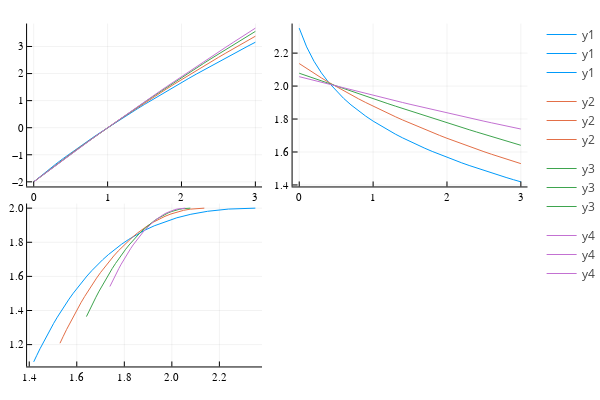

This figure's notebook cell:
### Code cell
p1 = plot(q, τ, legend = false)
p2 = plot(q, α, legend = false)
p3 = plot(α, f_α)
p4 = plot(p1, p2, p3)

### Figure 1 — Plotly figure (JSON) as saved in the notebook; plotly's stock layout.template omitted (floating-point values rounded to 4 significant figures)
{"data": [{"colorbar": {"title": ""}, "legendgroup": "y1", "line": {"color": "rgba(0, 154, 250, 1.000)", "dash": "solid", "shape": "linear", "width": 1}, "mode": "lines", "name": "y1", "showlegend": true, "type": "scatter", "x": [0, 0.1, 0.2, 0.3, 0.4, 0.5, 0.6, 0.7, 0.8, 0.9, 1, 1.1, 1.2, 1.3, 1.4, 1.5, 1.6, 1.7, 1.8, 1.9, 2, 2.1, 2.2, 2.3, 2.4, 2.5, 2.6, 2.7, 2.8, 2.9, 3], "xaxis": "x1", "y": [-2, -1.771, -1.552, -1.34, -1.135, -0.9357, -0.7409, -0.5504, -0.3636, -0.1802, -5.676e-17, 0.1773, 0.3519, 0.524, 0.6937, 0.8612, 1.026, 1.19, 1.351, 1.51, 1.668, 1.824, 1.978, 2.131, 2.282, 2.431, 2.579, 2.726, 2.871, 3.015, 3.158], "yaxis": "y1", "zmax": null, "zmin": null}, {"colorbar": {"title": ""}, "legendgroup": "y2", "line": {"color": "rgba(227, 111, 71, 1.000)", "dash": "solid", "shape": "linear", "width": 1}, "mode": "lines", "name": "y2", "showlegend": true, "type": "scatter", "x": [0, 0.1, 0.2, 0.3, 0.4, 0.5, 0.6, 0.7, 0.8, 0.9, 1, 1.1, 1.2, 1.3, 1.4, 1.5, 1.6, 1.7, 1.8, 1.9, 2, 2.1, 2.2, 2.3, 2.4, 2.5, 2.6, 2.7, 2.8, 2.9, 3], "xaxis": "x1", "y": [-2, -1.788, -1.579, -1.372, -1.169, -0.9678, -0.7695, -0.5736, -0.3801, -0.1889, 0, 0.1867, 0.3712, 0.5537, 0.7341, 0.9126, 1.089, 1.264, 1.436, 1.607, 1.777, 1.944, 2.11, 2.274, 2.437, 2.597, 2.757, 2.915, 3.071, 3.226, 3.38], "yaxis": "y1", "zmax": null, "zmin": null}, {"colorbar": {"title": ""}, "legendgroup": "y3", "line": {"color": "rgba(62, 164, 78, 1.000)", "dash": "solid", "shape": "linear", "width": 1}, "mode": "lines", "name": "y3", "showlegend": true, "type": "scatter", "x": [0, 0.1, 0.2, 0.3, 0.4, 0.5, 0.6, 0.7, 0.8, 0.9, 1, 1.1, 1.2, 1.3, 1.4, 1.5, 1.6, 1.7, 1.8, 1.9, 2, 2.1, 2.2, 2.3, 2.4, 2.5, 2.6, 2.7, 2.8, 2.9, 3], "xaxis": "x1", "y": [-2.0, -1.793, -1.588, -1.384, -1.181, -0.9807, -0.7815, -0.5838, -0.3877, -0.1931, -9.643e-17, 0.1916, 0.3817, 0.5703, 0.7574, 0.943, 1.127, 1.31, 1.491, 1.671, 1.85, 2.027, 2.202, 2.376, 2.549, 2.721, 2.891, 3.059, 3.227, 3.393, 3.558], "yaxis": "y1", "zmax": null, "zmin": null}, {"colorbar": {"title": ""}, "legendgroup": "y4", "line": {"color": "rgba(195, 113, 210, 1.000)", "dash": "solid", "shape": "linear", "width": 1}, "mode": "lines", "name": "y4", "showlegend": true, "type": "scatter", "x": [0, 0.1, 0.2, 0.3, 0.4, 0.5, 0.6, 0.7, 0.8, 0.9, 1, 1.1, 1.2, 1.3, 1.4, 1.5, 1.6, 1.7, 1.8, 1.9, 2, 2.1, 2.2, 2.3, 2.4, 2.5, 2.6, 2.7, 2.8, 2.9, 3], "xaxis": "x1", "y": [-2, -1.795, -1.591, -1.388, -1.186, -0.9858, -0.7864, -0.5881, -0.391, -0.1949, 0, 0.1938, 0.3866, 0.5782, 0.7688, 0.9583, 1.147, 1.334, 1.52, 1.706, 1.89, 2.073, 2.255, 2.436, 2.617, 2.796, 2.974, 3.151, 3.328, 3.503, 3.677], "yaxis": "y1", "zmax": null, "zmin": null}, {"colorbar": {"title": ""}, "legendgroup": "y1", "line": {"color": "rgba(0, 154, 250, 1.000)", "dash": "solid", "shape": "linear", "width": 1}, "mode": "lines", "name": "y1", "showlegend": true, "type": "scatter", "x": [0, 0.1, 0.2, 0.3, 0.4, 0.5, 0.6, 0.7, 0.8, 0.9, 1, 1.1, 1.2, 1.3, 1.4, 1.5, 1.6, 1.7, 1.8, 1.9, 2, 2.1, 2.2, 2.3, 2.4, 2.5, 2.6, 2.7, 2.8, 2.9, 3], "xaxis": "x2", "y": [2.351, 2.238, 2.151, 2.08, 2.021, 1.97, 1.926, 1.886, 1.85, 1.818, 1.787, 1.759, 1.733, 1.709, 1.686, 1.664, 1.643, 1.623, 1.604, 1.585, 1.568, 1.55, 1.534, 1.518, 1.503, 1.488, 1.473, 1.459, 1.445, 1.432, 1.419], "yaxis": "y2", "zmax": null, "zmin": null}, {"colorbar": {"title": ""}, "legendgroup": "y2", "line": {"color": "rgba(227, 111, 71, 1.000)", "dash": "solid", "shape": "linear", "width": 1}, "mode": "lines", "name": "y2", "showlegend": true, "type": "scatter", "x": [0, 0.1, 0.2, 0.3, 0.4, 0.5, 0.6, 0.7, 0.8, 0.9, 1, 1.1, 1.2, 1.3, 1.4, 1.5, 1.6, 1.7, 1.8, 1.9, 2, 2.1, 2.2, 2.3, 2.4, 2.5, 2.6, 2.7, 2.8, 2.9, 3], "xaxis": "x2", "y": [2.137, 2.106, 2.077, 2.049, 2.022, 1.996, 1.971, 1.947, 1.923, 1.9, 1.878, 1.856, 1.835, 1.814, 1.794, 1.775, 1.755, 1.737, 1.719, 1.701, 1.683, 1.666, 1.65, 1.633, 1.617, 1.602, 1.587, 1.572, 1.557, 1.543, 1.529], "yaxis": "y2", "zmax": null, "zmin": null}, {"colorbar": {"title": ""}, "legendgroup": "y3", "line": {"color": "rgba(62, 164, 78, 1.000)", "dash": "solid", "shape": "linear", "width": 1}, "mode": "lines", "name": "y3", "showlegend": true, "type": "scatter", "x": [0, 0.1, 0.2, 0.3, 0.4, 0.5, 0.6, 0.7, 0.8, 0.9, 1, 1.1, 1.2, 1.3, 1.4, 1.5, 1.6, 1.7, 1.8, 1.9, 2, 2.1, 2.2, 2.3, 2.4, 2.5, 2.6, 2.7, 2.8, 2.9, 3], "xaxis": "x2", "y": [2.078, 2.062, 2.046, 2.031, 2.015, 2.0, 1.984, 1.969, 1.954, 1.938, 1.923, 1.908, 1.893, 1.879, 1.864, 1.849, 1.835, 1.82, 1.806, 1.791, 1.777, 1.763, 1.749, 1.735, 1.721, 1.708, 1.694, 1.681, 1.667, 1.654, 1.641], "yaxis": "y2", "zmax": null, "zmin": null}, {"colorbar": {"title": ""}, "legendgroup": "y4", "line": {"color": "rgba(195, 113, 210, 1.000)", "dash": "solid", "shape": "linear", "width": 1}, "mode": "lines", "name": "y4", "showlegend": true, "type": "scatter", "x": [0, 0.1, 0.2, 0.3, 0.4, 0.5, 0.6, 0.7, 0.8, 0.9, 1, 1.1, 1.2, 1.3, 1.4, 1.5, 1.6, 1.7, 1.8, 1.9, 2, 2.1, 2.2, 2.3, 2.4, 2.5, 2.6, 2.7, 2.8, 2.9, 3], "xaxis": "x2", "y": [2.057, 2.045, 2.034, 2.023, 2.011, 2.0, 1.988, 1.977, 1.966, 1.955, 1.944, 1.933, 1.922, 1.911, 1.9, 1.889, 1.879, 1.868, 1.858, 1.847, 1.837, 1.827, 1.817, 1.807, 1.797, 1.787, 1.777, 1.768, 1.758, 1.749, 1.739], "yaxis": "y2", "zmax": null, "zmin": null}, {"colorbar": {"title": ""}, "legendgroup": "y1", "line": {"color": "rgba(0, 154, 250, 1.000)", "dash": "solid", "shape": "linear", "width": 1}, "mode": "lines", "name": "y1", "showlegend": true, "type": "scatter", "x": [2.351, 2.238, 2.151, 2.08, 2.021, 1.97, 1.926, 1.886, 1.85, 1.818, 1.787, 1.759, 1.733, 1.709, 1.686, 1.664, 1.643, 1.623, 1.604, 1.585, 1.568, 1.55, 1.534, 1.518, 1.503, 1.488, 1.473, 1.459, 1.445, 1.432, 1.419], "xaxis": "x3", "y": [2, 1.995, 1.982, 1.964, 1.944, 1.921, 1.896, 1.871, 1.844, 1.816, 1.787, 1.758, 1.728, 1.697, 1.666, 1.634, 1.602, 1.569, 1.535, 1.501, 1.467, 1.432, 1.397, 1.361, 1.325, 1.288, 1.251, 1.214, 1.176, 1.138, 1.099], "yaxis": "y3", "zmax": null, "zmin": null}, {"colorbar": {"title": ""}, "legendgroup": "y2", "line": {"color": "rgba(227, 111, 71, 1.000)", "dash": "solid", "shape": "linear", "width": 1}, "mode": "lines", "name": "y2", "showlegend": true, "type": "scatter", "x": [2.137, 2.106, 2.077, 2.049, 2.022, 1.996, 1.971, 1.947, 1.923, 1.9, 1.878, 1.856, 1.835, 1.814, 1.794, 1.775, 1.755, 1.737, 1.719, 1.701, 1.683, 1.666, 1.65, 1.633, 1.617, 1.602, 1.587, 1.572, 1.557, 1.543, 1.529], "xaxis": "x3", "y": [2, 1.998, 1.994, 1.987, 1.978, 1.966, 1.952, 1.936, 1.919, 1.899, 1.878, 1.855, 1.831, 1.805, 1.778, 1.749, 1.72, 1.689, 1.657, 1.624, 1.59, 1.555, 1.519, 1.483, 1.445, 1.407, 1.369, 1.329, 1.289, 1.249, 1.208], "yaxis": "y3", "zmax": null, "zmin": null}, {"colorbar": {"title": ""}, "legendgroup": "y3", "line": {"color": "rgba(62, 164, 78, 1.000)", "dash": "solid", "shape": "linear", "width": 1}, "mode": "lines", "name": "y3", "showlegend": true, "type": "scatter", "x": [2.078, 2.062, 2.046, 2.031, 2.015, 2.0, 1.984, 1.969, 1.954, 1.938, 1.923, 1.908, 1.893, 1.879, 1.864, 1.849, 1.835, 1.82, 1.806, 1.791, 1.777, 1.763, 1.749, 1.735, 1.721, 1.708, 1.694, 1.681, 1.667, 1.654, 1.641], "xaxis": "x3", "y": [2.0, 1.999, 1.997, 1.993, 1.987, 1.981, 1.972, 1.962, 1.951, 1.938, 1.923, 1.908, 1.89, 1.872, 1.852, 1.831, 1.808, 1.784, 1.759, 1.733, 1.705, 1.676, 1.646, 1.615, 1.582, 1.548, 1.514, 1.478, 1.441, 1.403, 1.364], "yaxis": "y3", "zmax": null, "zmin": null}, {"colorbar": {"title": ""}, "legendgroup": "y4", "line": {"color": "rgba(195, 113, 210, 1.000)", "dash": "solid", "shape": "linear", "width": 1}, "mode": "lines", "name": "y4", "showlegend": true, "type": "scatter", "x": [2.057, 2.045, 2.034, 2.023, 2.011, 2.0, 1.988, 1.977, 1.966, 1.955, 1.944, 1.933, 1.922, 1.911, 1.9, 1.889, 1.879, 1.868, 1.858, 1.847, 1.837, 1.827, 1.817, 1.807, 1.797, 1.787, 1.777, 1.768, 1.758, 1.749, 1.739], "xaxis": "x3", "y": [2, 1.999, 1.998, 1.995, 1.991, 1.986, 1.98, 1.972, 1.964, 1.954, 1.944, 1.932, 1.92, 1.906, 1.892, 1.876, 1.859, 1.842, 1.824, 1.805, 1.784, 1.764, 1.742, 1.719, 1.696, 1.672, 1.647, 1.621, 1.595, 1.568, 1.541], "yaxis": "y3", "zmax": null, "zmin": null}], "layout": {"annotations": [], "height": 400, "legend_position": {"bgcolor": "rgba(255, 255, 255, 1.000)", "bordercolor": "rgba(0, 0, 0, 1.000)", "borderwidth": 1, "font": {"color": "rgba(0, 0, 0, 1.000)", "family": "sans-serif", "size": 11}, "title": {"font": {"color": "rgba(0, 0, 0, 1.000)", "family": "sans-serif", "size": 15}, "text": ""}, "tracegroupgap": 0, "traceorder": "normal", "x": 1, "xanchor": "auto", "y": 1, "yanchor": "auto"}, "margin": {"b": 20, "l": 0, "r": 0, "t": 20}, "paper_bgcolor": "rgba(255, 255, 255, 1.000)", "plot_bgcolor": "rgba(255, 255, 255, 1.000)", "showlegend": true, "width": 600, "xaxis1": {"anchor": "y1", "domain": [0.05101, 0.4934], "gridcolor": "rgba(0, 0, 0, 0.100)", "gridwidth": 0.5, "linecolor": "rgba(0, 0, 0, 1.000)", "mirror": false, "range": [-0.09, 3.09], "showgrid": true, "showline": true, "showticklabels": true, "tickangle": 0, "tickcolor": "rgb(0, 0, 0)", "tickfont": {"color": "rgba(0, 0, 0, 1.000)", "family": "sans-serif", "size": 11}, "tickmode": "array", "ticks": "inside", "ticktext": ["0", "1", "2", "3"], "tickvals": [0, 1, 2, 3], "title": "", "titlefont": {"color": "rgba(0, 0, 0, 1.000)", "family": "sans-serif", "size": 15}, "type": "-", "visible": true, "zeroline": false, "zerolinecolor": "rgba(0, 0, 0, 1.000)"}, "xaxis2": {"anchor": "y2", "domain": [0.551, 0.9934], "gridcolor": "rgba(0, 0, 0, 0.100)", "gridwidth": 0.5, "linecolor": "rgba(0, 0, 0, 1.000)", "mirror": false, "range": [-0.09, 3.09], "showgrid": true, "showline": true, "showticklabels": true, "tickangle": 0, "tickcolor": "rgb(0, 0, 0)", "tickfont": {"color": "rgba(0, 0, 0, 1.000)", "family": "sans-serif", "size": 11}, "tickmode": "array", "ticks": "inside", "ticktext": ["0", "1", "2", "3"], "tickvals": [0, 1, 2, 3], "title": "", "titlefont": {"color": "rgba(0, 0, 0, 1.000)", "family": "sans-serif", "size": 15}, "type": "-", "visible": true, "zeroline": false, "zerolinecolor": "rgba(0, 0, 0, 1.000)"}, "xaxis3": {"anchor": "y3", "domain": [0.05101, 0.4934], "gridcolor": "rgba(0, 0, 0, 0.100)", "gridwidth": 0.5, "linecolor": "rgba(0, 0, 0, 1.000)", "mirror": false, "range": [1.391, 2.379], "showgrid": true, "showline": true, "showticklabels": true, "tickangle": 0, "tickcolor": "rgb(0, 0, 0)", "tickfont": {"color": "rgba(0, 0, 0, 1.000)", "family": "sans-serif", "size": 11}, "tickmode": "array", "ticks": "inside", "ticktext": ["1.4", "1.6", "1.8", "2.0", "2.2"], "tickvals": [1.4, 1.6, 1.8, 2, 2.2], "title": "", "titlefont": {"color": "rgba(0, 0, 0, 1.000)", "family": "sans-serif", "size": 15}, "type": "-", "visible": true, "zeroline": false, "zerolinecolor": "rgba(0, 0, 0, 1.000)"}, "yaxis1": {"anchor": "x1", "domain": [0.5376, 0.9902], "gridcolor": "rgba(0, 0, 0, 0.100)", "gridwidth": 0.5, "linecolor": "rgba(0, 0, 0, 1.000)", "mirror": false, "range": [-2.17, 3.848], "showgrid": true, "showline": true, "showticklabels": true, "tickangle": 0, "tickcolor": "rgb(0, 0, 0)", "tickfont": {"color": "rgba(0, 0, 0, 1.000)", "family": "sans-serif", "size": 11}, "tickmode": "array", "ticks": "inside", "ticktext": ["−2", "−1", "0", "1", "2", "3"], "tickvals": [-2, -1, 0, 1, 2, 3], "title": "", "titlefont": {"color": "rgba(0, 0, 0, 1.000)", "family": "sans-serif", "size": 15}, "type": "-", "visible": true, "zeroline": false, "zerolinecolor": "rgba(0, 0, 0, 1.000)"}, "yaxis2": {"anchor": "x2", "domain": [0.5376, 0.9902], "gridcolor": "rgba(0, 0, 0, 0.100)", "gridwidth": 0.5, "linecolor": "rgba(0, 0, 0, 1.000)", "mirror": false, "range": [1.391, 2.379], "showgrid": true, "showline": true, "showticklabels": true, "tickangle": 0, "tickcolor": "rgb(0, 0, 0)", "tickfont": {"color": "rgba(0, 0, 0, 1.000)", "family": "sans-serif", "size": 11}, "tickmode": "array", "ticks": "inside", "ticktext": ["1.4", "1.6", "1.8", "2.0", "2.2"], "tickvals": [1.4, 1.6, 1.8, 2, 2.2], "title": "", "titlefont": {"color": "rgba(0, 0, 0, 1.000)", "family": "sans-serif", "size": 15}, "type": "-", "visible": true, "zeroline": false, "zerolinecolor": "rgba(0, 0, 0, 1.000)"}, "yaxis3": {"anchor": "x3", "domain": [0.03762, 0.4902], "gridcolor": "rgba(0, 0, 0, 0.100)", "gridwidth": 0.5, "linecolor": "rgba(0, 0, 0, 1.000)", "mirror": false, "range": [1.072, 2.027], "showgrid": true, "showline": true, "showticklabels": true, "tickangle": 0, "tickcolor": "rgb(0, 0, 0)", "tickfont": {"color": "rgba(0, 0, 0, 1.000)", "family": "sans-serif", "size": 11}, "tickmode": "array", "ticks": "inside", "ticktext": ["1.2", "1.4", "1.6", "1.8", "2.0"], "tickvals": [1.2, 1.4, 1.6, 1.8, 2], "title": "", "titlefont": {"color": "rgba(0, 0, 0, 1.000)", "family": "sans-serif", "size": 15}, "type": "-", "visible": true, "zeroline": false, "zerolinecolor": "rgba(0, 0, 0, 1.000)"}}}
